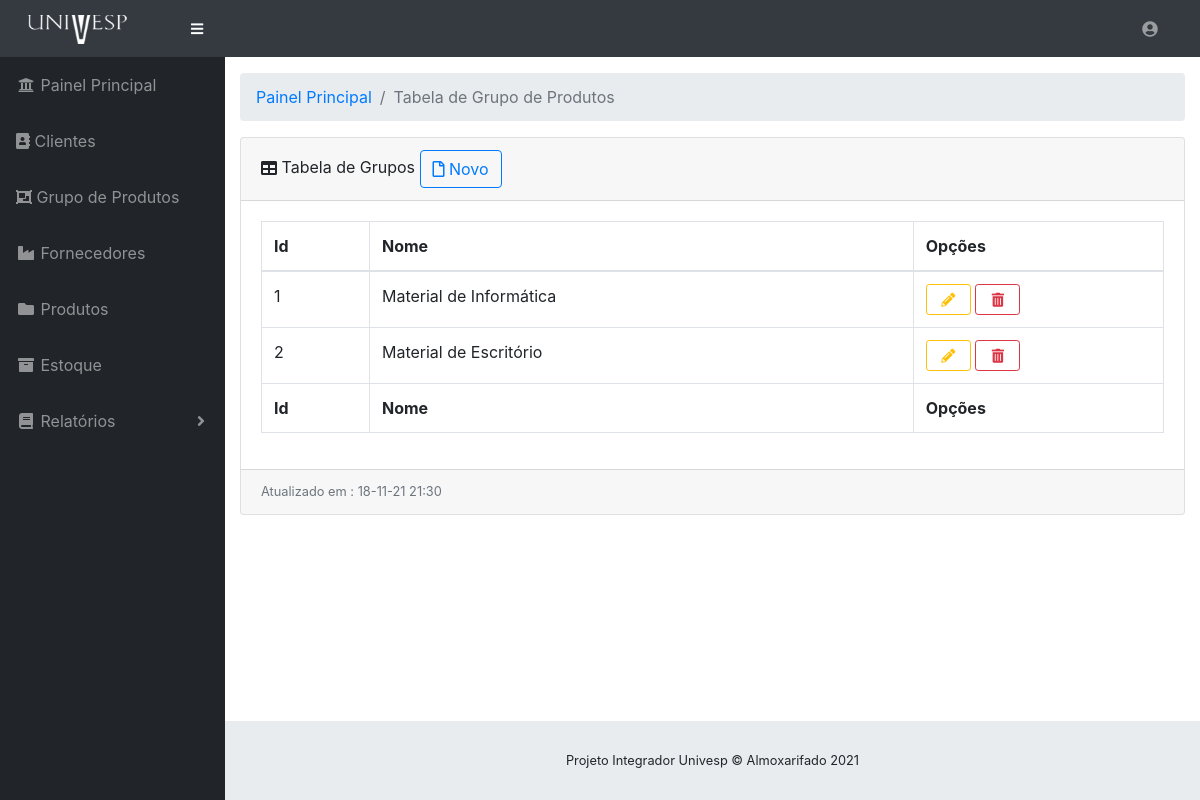
/view/lista_grupos.php (signed in), run on the app's committed database.
### tables this page shows
CREATE TABLE IF NOT EXISTS `grupos` (
  `id` int(11) NOT NULL AUTO_INCREMENT,
  `nome` varchar(255) DEFAULT NULL,
  PRIMARY KEY (`id`)
);

### view/lista_grupos.php (the view, shortened to what this page needs)
<?php
require "../dao/conexao.php";
$sql_lista_grupo = "SELECT * FROM grupos";
$result_lista_grupo = mysqli_query($conexao, $sql_lista_grupo);
?>
<!DOCTYPE html>
<html lang="en">
<head>
  <link href="../vendor/fontawesome-free/css/all.min.css" rel="stylesheet" type="text/css">
  <link href="../vendor/datatables/dataTables.bootstrap4.css" rel="stylesheet">
  <link href="../css/sb-admin.css" rel="stylesheet">
</head>
<body id="page-top">
  <?php
  include_once "nav.php";
  ?>
  <div id="wrapper">
    <?php
    include_once "menu.php";
    ?>
    <div id="content-wrapper">
      <div class="container-fluid">
        <ol class="breadcrumb">
          <li class="breadcrumb-item">
            <a href="painel.php">Painel Principal</a>
          </li>
          <li class="breadcrumb-item active">Tabela de Grupo de Produtos</li>
        </ol>
        <div class="card mb-3">
          <div class="card-header">
            <i class="fas fa-table"></i>
            Tabela de Grupos
            <button style="" type="button" data-toggle="modal" data-target="#modal_cadastrar_grupo" class="btn btn-outline-primary fixed-right"> <i class="far fa-file" aria-hidden="true"></i> Novo</button>
            </div>
          <div class="card-body">
            <div class="table-responsive">
              <table class="table table-bordered" id="dataTable" width="100%" cellspacing="0">
                <thead>
                  <tr>
                    <th>Id</th>
                    <th>Nome</th>
                    <th>Opções</th>
                  </tr>
                </thead>
                <tfoot>
                  <tr>
                    <th>Id</th>
                    <th>Nome</th>
                    <th>Opções</th>
                  </tr>
                </tfoot>
                <tbody>
                  <?php while ($dados_lista_grupo = mysqli_fetch_array($result_lista_grupo)) {
                    echo "<tr>";
                    echo "<td> " . $dados_lista_grupo['id'] . "</td>";
                    echo "<td> " . $dados_lista_grupo['nome'] . "</td>";
                    echo "<td> " . "<a href='select_alterar_grupo.php?id=".$dados_lista_grupo['id']."' type='button' class='btn btn-outline-warning
					btn-sm 'data-toggle='tooltip' data-placement='top' title='Alterar' style='width:20%;'><i class='fas fa-pencil-alt'
					aria-hidden='true'></i></a>"." "."<a href='#' data-href='confirmar_exclusao_grupo.php?id=".$dados_lista_grupo['id']."' type='button'
					class='btn btn-outline-danger btn-sm' data-toggle='modal' data-target='#confirm-delete' data-placement='top' title='Excluir'
					style='width:20%;'><i class='fas fa-trash-alt' aria-hidden='true'></i></a>"."</td>";
                    echo "</tr>";
                  }
                  ?>
                </tbody>
              </table>
            </div>
          </div>
          <div class="card-footer small text-muted"> Atualizado em :
            <?php date_default_timezone_set('America/Sao_Paulo');
            $date = date('d-m-y H:i');
            echo $date; ?>
          </div>
        </div
      </div>
    </div>
    <footer class="sticky-footer">
      <div class="container my-auto">
        <div class="copyright text-center my-auto">
          <span>Projeto Integrador Univesp © Almoxarifado 2021</span>
        </div>
      </div>
    </footer>
  </div>
  </div>
</body>
</html>

### data on the page
grupos: id "1", nome "Material de Informática"
grupos: id "2", nome "Material de Escritório"
